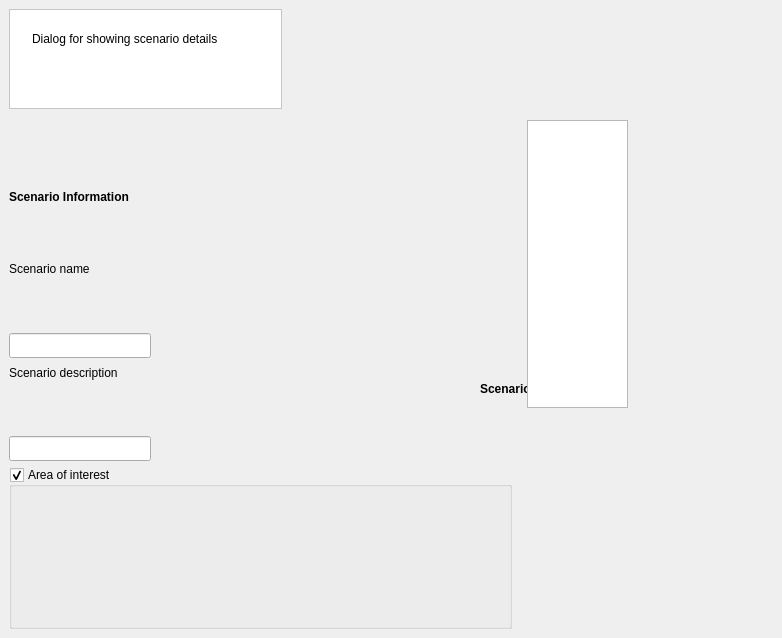
<?xml version="1.0" encoding="UTF-8"?>
<ui version="4.0">
 <class>ScenarioDialog</class>
 <widget class="QDialog" name="ScenarioDialog">
  <property name="geometry">
   <rect>
    <x>0</x>
    <y>0</y>
    <width>782</width>
    <height>638</height>
   </rect>
  </property>
  <property name="windowTitle">
   <string>Scenario Dialog</string>
  </property>
  <widget class="QFrame" name="frame">
   <property name="geometry">
    <rect>
     <x>9</x>
     <y>9</y>
     <width>273</width>
     <height>100</height>
    </rect>
   </property>
   <property name="sizePolicy">
    <sizepolicy hsizetype="Preferred" vsizetype="MinimumExpanding">
     <horstretch>0</horstretch>
     <verstretch>0</verstretch>
    </sizepolicy>
   </property>
   <property name="minimumSize">
    <size>
     <width>0</width>
     <height>100</height>
    </size>
   </property>
   <property name="maximumSize">
    <size>
     <width>16777215</width>
     <height>100</height>
    </size>
   </property>
   <property name="autoFillBackground">
    <bool>false</bool>
   </property>
   <property name="styleSheet">
    <string notr="true">background-color: rgb(255, 255, 255);</string>
   </property>
   <property name="frameShape">
    <enum>QFrame::StyledPanel</enum>
   </property>
   <property name="frameShadow">
    <enum>QFrame::Raised</enum>
   </property>
   <layout class="QHBoxLayout" name="horizontalLayout">
    <item>
     <widget class="QLabel" name="icon_la">
      <property name="sizePolicy">
       <sizepolicy hsizetype="Fixed" vsizetype="Fixed">
        <horstretch>0</horstretch>
        <verstretch>0</verstretch>
       </sizepolicy>
      </property>
      <property name="maximumSize">
       <size>
        <width>91</width>
        <height>81</height>
       </size>
      </property>
      <property name="text">
       <string/>
      </property>
      <property name="pixmap">
       <pixmap>../../../../../../../.designer/icons/cplus_logo.svg</pixmap>
      </property>
      <property name="scaledContents">
       <bool>true</bool>
      </property>
     </widget>
    </item>
    <item>
     <widget class="QLabel" name="label_123">
      <property name="sizePolicy">
       <sizepolicy hsizetype="MinimumExpanding" vsizetype="Expanding">
        <horstretch>0</horstretch>
        <verstretch>0</verstretch>
       </sizepolicy>
      </property>
      <property name="text">
       <string>&lt;html&gt;&lt;head/&gt;&lt;body&gt;&lt;p&gt;Dialog for showing scenario details&lt;/p&gt;&lt;p&gt;&lt;br/&gt;&lt;/p&gt;&lt;/body&gt;&lt;/html&gt;</string>
      </property>
      <property name="scaledContents">
       <bool>false</bool>
      </property>
      <property name="wordWrap">
       <bool>true</bool>
      </property>
      <property name="openExternalLinks">
       <bool>true</bool>
      </property>
     </widget>
    </item>
   </layout>
  </widget>
  <widget class="QLabel" name="label_64">
   <property name="geometry">
    <rect>
     <x>9</x>
     <y>260</y>
     <width>100</width>
     <height>17</height>
    </rect>
   </property>
   <property name="text">
    <string>Scenario name</string>
   </property>
  </widget>
  <widget class="QLineEdit" name="scenario_name">
   <property name="geometry">
    <rect>
     <x>9</x>
     <y>333</y>
     <width>142</width>
     <height>25</height>
    </rect>
   </property>
   <property name="text">
    <string/>
   </property>
  </widget>
  <widget class="QLineEdit" name="scenario_description">
   <property name="geometry">
    <rect>
     <x>9</x>
     <y>436</y>
     <width>142</width>
     <height>25</height>
    </rect>
   </property>
   <property name="toolTip">
    <string>Information about the scenario analysis, limited to 195 characters. </string>
   </property>
   <property name="text">
    <string/>
   </property>
   <property name="maxLength">
    <number>195</number>
   </property>
  </widget>
  <widget class="QLabel" name="label_71">
   <property name="geometry">
    <rect>
     <x>9</x>
     <y>364</y>
     <width>139</width>
     <height>17</height>
    </rect>
   </property>
   <property name="toolTip">
    <string>Information about the scenario analysis, limited to 195 characters. </string>
   </property>
   <property name="text">
    <string>Scenario description</string>
   </property>
  </widget>
  <widget class="QLabel" name="label_10">
   <property name="geometry">
    <rect>
     <x>9</x>
     <y>188</y>
     <width>151</width>
     <height>17</height>
    </rect>
   </property>
   <property name="styleSheet">
    <string notr="true">font-weight:bold;</string>
   </property>
   <property name="text">
    <string>Scenario Information</string>
   </property>
  </widget>
  <widget class="QgsExtentGroupBox" name="extent_box">
   <property name="geometry">
    <rect>
     <x>9</x>
     <y>467</y>
     <width>503</width>
     <height>162</height>
    </rect>
   </property>
   <property name="title">
    <string>Area of interest</string>
   </property>
   <property name="checkable">
    <bool>true</bool>
   </property>
   <property name="collapsed">
    <bool>false</bool>
   </property>
  </widget>
  <widget class="QLabel" name="label_11">
   <property name="geometry">
    <rect>
     <x>480</x>
     <y>380</y>
     <width>151</width>
     <height>17</height>
    </rect>
   </property>
   <property name="styleSheet">
    <string notr="true">font-weight:bold;</string>
   </property>
   <property name="text">
    <string>Scenario Activities</string>
   </property>
  </widget>
  <widget class="QListWidget" name="priority_layers_list">
   <property name="geometry">
    <rect>
     <x>527</x>
     <y>120</y>
     <width>101</width>
     <height>288</height>
    </rect>
   </property>
   <property name="dragEnabled">
    <bool>true</bool>
   </property>
   <property name="dragDropMode">
    <enum>QAbstractItemView::DragOnly</enum>
   </property>
   <property name="selectionMode">
    <enum>QAbstractItemView::ExtendedSelection</enum>
   </property>
   <property name="sortingEnabled">
    <bool>true</bool>
   </property>
  </widget>
 </widget>
 <customwidgets>
  <customwidget>
   <class>QgsCollapsibleGroupBox</class>
   <extends>QGroupBox</extends>
   <header>qgscollapsiblegroupbox.h</header>
   <container>1</container>
  </customwidget>
  <customwidget>
   <class>QgsExtentGroupBox</class>
   <extends>QgsCollapsibleGroupBox</extends>
   <header>qgsextentgroupbox.h</header>
   <container>1</container>
  </customwidget>
 </customwidgets>
 <resources/>
 <connections/>
</ui>
